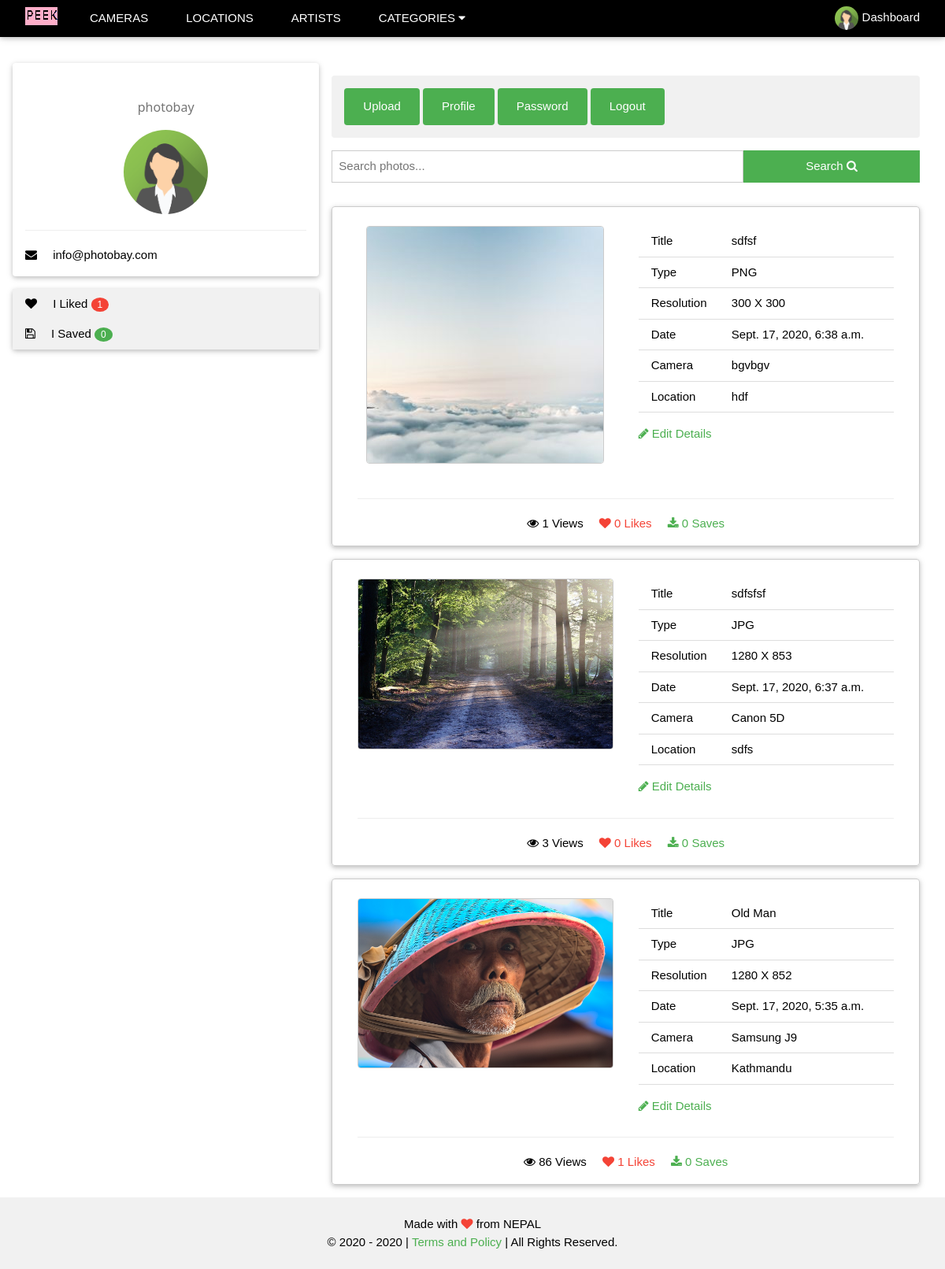
The app's page /dashboard/ (signed in), older data.
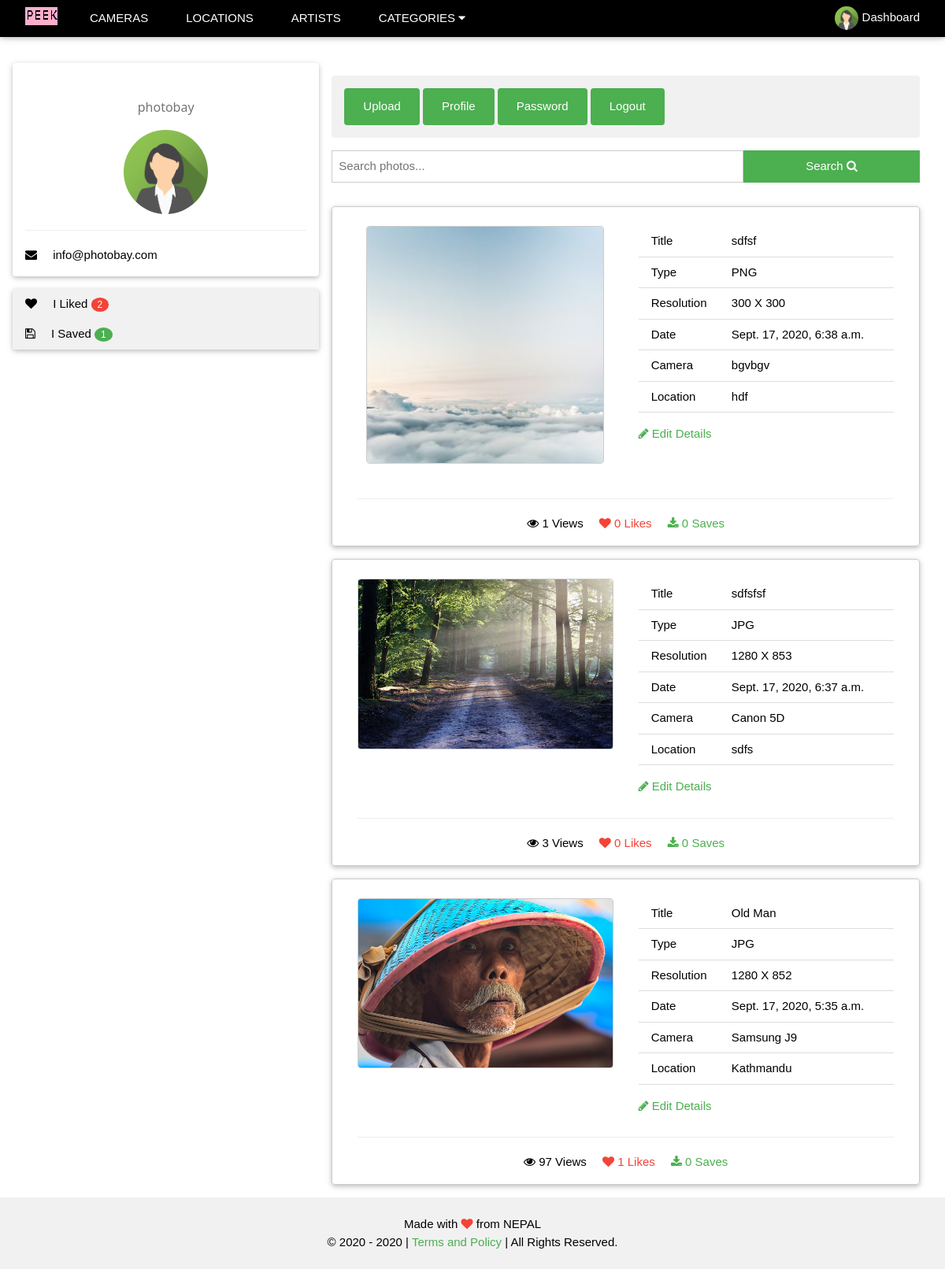
The same page, newer data.
### users/models.py (models this page shows)
class UserProfile(AbstractUser):
    first_name = models.CharField(max_length=254)
    last_name = models.CharField(max_length=254)
    email = models.EmailField(max_length=254, unique=True)
    profile_picture = models.ImageField(blank=True, upload_to=upload_image_path)
    profession = models.CharField(max_length=254, blank=True)
    address = models.CharField(max_length=254, blank=True)
    dob = models.DateField(blank=True, null=True)
    donate = models.CharField(max_length=254, blank=True)
    fb_username = models.CharField(max_length=254, blank=True)
    tw_username = models.CharField(max_length=254, blank=True)
    in_username = models.CharField(max_length=254, blank=True)

### photos/models.py (models this page shows)
class Photo(models.Model):
    title = models.CharField(max_length=254)
    slug = models.SlugField(unique=True)
    category = models.ForeignKey('Category', on_delete=models.CASCADE)
    image = models.ImageField(upload_to=upload_image_path)
    image_type = models.CharField(max_length=10)
    camera = models.ForeignKey('Camera', on_delete=models.CASCADE)
    location = models.ForeignKey('Location', on_delete=models.CASCADE)
    tags = models.TextField()
    description = models.TextField()
    user = models.ForeignKey(User, on_delete=models.CASCADE)
    active = models.BooleanField(default=True)
    views_count = models.IntegerField(default=0)
    modified_on = models.DateTimeField(auto_now=True)
    uploaded_on = models.DateTimeField(auto_now_add=True)
    def __str__(self):
        p_name = self.title[:10]
        p_user = self.user.username
        p_str = f'{p_name} - {p_user}'
        return p_str

class Camera(models.Model):
    camera = models.CharField(max_length=254, unique=True)
    slug = models.SlugField(unique=True)
    image = models.ImageField(upload_to='cameras', null=True, blank=True)
    def __str__(self):
        return self.camera

class Location(models.Model):
    location = models.CharField(max_length=254, unique=True)
    slug = models.SlugField(unique=True)
    image = models.ImageField(upload_to='locations', null=True, blank=True)
    def __str__(self):
        return self.location

### users/views.py (the view)
# urls.py: path('', dashboard_page_view, name='dashboard'),
@login_required() #completed
def dashboard_page_view(request):
    if 'search' in request.GET:
        search_term = request.GET.get('search')
        b_url = '?search=' + search_term + '&'
        photos_list = Photo.objects.filter(active=True).filter(user=request.user).filter(
                Q(title__icontains = search_term) |
                Q(tags__icontains = search_term) |
                Q(category__category__icontains = search_term) |
                Q(camera__camera__icontains = search_term) |
                Q(location__location__icontains = search_term)).order_by('-uploaded_on')
    else:
        b_url = '?'
        photos_list = Photo.objects.filter(active=True).filter(user=request.user).order_by('-uploaded_on')
    if photos_list.count() != 0:
        paginator = Paginator(photos_list, 6)
        if 'page' in request.GET:
            q = request.GET['page']
            if q is not None and q != '' and q != '0':
                page_number = request.GET.get('page')
            else:
                page_number = 1
        else:
            page_number = 1
        data = paginator.get_page(page_number)
        return render(request, 'users/user.html', {'data' : data, 'base_url' : b_url})
    else:
        return render(request, 'users/user.html', {'no_posts_found' : True})

### photos/context_processors.py (called while the page is built)
def category(request):
    cats = Category.objects.all().order_by('category')
    return {'cat_menu' : cats}

### photos/models.py (called while the page is built)
    def __str__(self):
        return self.category

### templates/users/user.html (shortened to what this page needs)
{% extends 'base.html' %} {% load static %}
{% block content %}
<div class="w3-container w3-content" style="max-width:1400px;margin-top:80px">
  {% include 'users/sidebar.html' %}
  <div class="w3-col s12 m12 l8">
    <div class="w3-container w3-round w3-light-grey w3-margin">
      <a href="{% url 'upload' %}" class="w3-button w3-section w3-hover-red w3-mobile w3-round w3-padding-large w3-green">Upload</a>
      <a href="{% url 'edit_profile' %}" class="w3-button w3-section w3-hover-red w3-mobile w3-round w3-padding-large w3-green">Profile</a>
      <a href="{% url 'change_password' %}" class="w3-button w3-section w3-hover-red w3-mobile w3-round w3-padding-large w3-green">Password</a>
      <a href="{% url 'logout' %}" class="w3-button w3-section w3-hover-red w3-mobile w3-round w3-padding-large w3-green">Logout</a>
    </div>
  <div class="w3-container" style="margin-bottom: 30px;">
    <form action="." method="get">
      <input type="search" name="search" class="w3-input w3-left w3-border" placeholder="Search photos..." style="width:70%; outline:none;" required {% if request.GET.search %}value="{{ request.GET.search }}"{% endif %}>
      <button class="w3-button w3-green w3-right w3-hover-red" type="submit" style="width:30%; height:41px; outline:none;">Search <i class="fa fa-search"></i></button>
    </form>
  </div>
  {% for item in data %}
  <div class="w3-container w3-card w3-round w3-border w3-margin">
    <div class="w3-half w3-padding w3-center" style="">
      <img src="{{ item.image.url }}" style="max-width: 100%; max-height: 100%;" class="w3-image w3-round w3-border w3-section">
    </div>
    <div class="w3-half w3-padding">
      <table class="w3-table w3-section w3-bordered">
        <tr>
          <td>Title</td>
          <td>{{ item.title }}</td>
        </tr>
        <tr>
          <td>Type</td>
          <td>{{ item.image_type }}</td>
        </tr>
        <tr>
          <td>Resolution</td>
          <td>{{ item.image.width }} X {{ item.image.height }}</td>
        </tr>
        <tr>
          <td>Date</td>
          <td>{{ item.uploaded_on }}</td>
        </tr>
        <tr>
          <td>Camera</td>
          <td>{{ item.camera }}</td>
        </tr>
        <tr>
          <td>Location</td>
          <td>{{ item.location }}</td>
        </tr>
      </table>
      <a href="{% url 'edit' item.slug %}" style="text-decoration:none;" class="w3-text-green w3-hover-text-red"><i class="fa fa-pencil"></i> Edit Details</a>
    </div>
    <div class="w3-container w3-center w3-section">
      <hr/>
      <span class="w3-margin-right w3-hide-small"><i class="fa fa-eye"></i> {{ item.views_count }} Views</span>
      <span class="w3-text-red w3-margin-right"><i class="fa fa-heart"></i> {{ item.like_set.count }} Likes</span>
      <span class="w3-text-green"><i class="fa fa-download"></i> {{ item.save_set.all.count }} Saves</span>
    </div>
  </div>
  {% endfor %}
</div>
</div>
{% endblock %}

### templates/users/sidebar.html (shortened to what this page needs)
{% load static %}
<div class="w3-col s12 m12 l4">
  <div class="w3-container w3-card w3-round">
    <h4 class="w3-center">{{ request.user.first_name }} {{ request.user.last_name }}<br><small class="w3-text-grey">{{ request.user.username }}</small></h4>
    {% if request.user.profile_picture %}
      <p class="w3-center"><img src="{{ request.user.profile_picture.url }}" class="w3-circle" style="width:30%"></p>
    {% else %}
      <p class="w3-center"><img src="{% static 'images/user_blank.png' %}" class="w3-circle" style="width:30%"></p>
    {% endif %}
    <hr/>
    <p><i class="fa fa-envelope w3-margin-right"></i> {{ request.user.email }}</p>
  </div>
  <div class="w3-card w3-round w3-section">
    <button style="outline:none;" onclick="user_acc('liked')" class="w3-button w3-block w3-left-align w3-light-grey"><i class="fa fa-heart w3-margin-right"></i> I Liked <span class="w3-circle w3-small w3-badge w3-red">{{ request.user.like_set.count }}</span></button>
    <button style="outline:none;" onclick="user_acc('saved')" class="w3-button w3-block w3-left-align w3-light-grey"><i class="fa fa-save w3-margin-right"></i> I Saved <span class="w3-circle w3-small w3-badge w3-green">{{ request.user.save_set.count }}</span></button>
  </div>
</div>

Row changes from the older to the newer data that the page shows:
changed UserProfile "photobay": user.like_set.count "1" → "2"; user.save_set.count "0" → "1"
changed Photo "Old Man": views_count "86" → "97"
